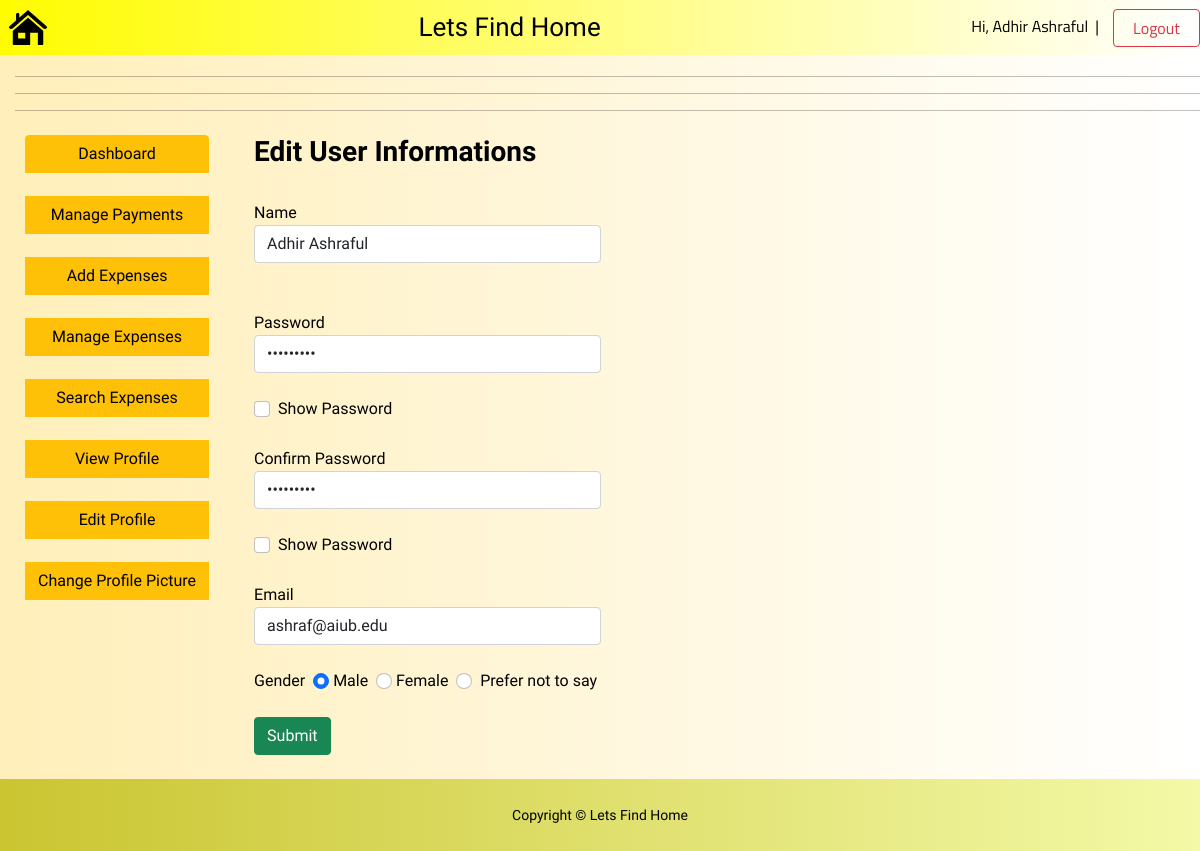
Screenshot of /Manager/view/edit_profile.php (signed in) with the database file from the repository.
### tables this page shows
CREATE TABLE `manager` (
  `Name` varchar(40) NOT NULL,
  `Email` varchar(40) NOT NULL,
  `NID` varchar(20) NOT NULL,
  `Gender` varchar(10) NOT NULL,
  `Password` varchar(20) NOT NULL,
  `Degree` varchar(200) NOT NULL,
  `Image` varchar(100) NOT NULL
);

### Manager/model/model.php (called while the page is built, shortened)
<?php
    function getUserInfo($data){
        $conn = db_conn();
        $selectQuery = "SELECT * FROM `manager` where NID = ?";
        try {
            $stmt = $conn->prepare($selectQuery);
            $stmt->execute([$data["NID"]]);
        } catch (PDOException $e) {
            echo $e->getMessage();
        }
        $row = $stmt->fetch(PDO::FETCH_ASSOC);
        if (!empty($row)) {
            return $row;
        }
    }

### Manager/controller/getaccountantData.php (called while the page is built, shortened)
<?php
include_once '../model/model.php';
class getDataFromFile{
    function checkFromFiles($data){
        return getUserInfo($data);
    }
}
?>

### Manager/view/edit_profile.php (the view, shortened to what this page needs)
<?php
if (isset($_SESSION["NID"])) {
    $NID = $_SESSION["NID"];
    $data = array(
        'NID' => $NID
    );
    require_once '../controller/getaccountantData.php';
}
?>
<?php
include 'header.php';
?>
<html>
<head>
    <link href="https://cdn.jsdelivr.net/npm/bootstrap@5.1.3/dist/css/bootstrap.min.css" rel="stylesheet">
    <link rel="stylesheet" href="../css/dashboard_styles.css">
</head>
<body class="bd">
    <br>
    <legend style="padding-left:15px; font-family: 'Overpass', sans-serif;"> Account Account
        <hr>
        <hr>
        <hr>
    </legend>
    <div style="display:flex">
        <div>
            <?php include 'menu.php'; ?>
        </div>
        <div style="display:inline-block; padding-left:45px">
            <h3 style="font-family: 'Archivo Narrow', sans-serif;"><b>Edit User Informations</b></h3><br>
            <div class="form-group">
                <form method="POST" action="<?php echo htmlspecialchars($_SERVER["PHP_SELF"]); ?>" enctype="multipart/form-data" onsubmit="return edit_profile_validate()">
                    <label>Name</label><br>
                    <input type="text" name="name" id="name" placeholder="Full Name" class="form-control" onkeyup="return name_verify()" onblur="return name_verify()" value="<?php echo $Full_Name; ?>"><br><br>
                    <label>Password</label><br>
                    <input type="password" name="pass" id="pass" placeholder="Password" class="form-control" onkeyup="return passVerify()" onblur="return passVerify()" value="<?php echo $Password; ?>"><br>
                    <div class="form-check">
                        <input type="checkbox" class="form-check-input" onclick="myFunction()"><label class="form-check-label" for="flexCheckChecked">Show Password</label><br><br>
                    </div>
                    <label>Confirm Password</label><br>
                    <input type="password" name="c_pass" id="c_pass" class="form-control" onkeyup="return cpassVerify()" onblur="return cpassVerify()" placeholder="Confirm Password" value="<?php echo $Password; ?>"><br>
                    <div class="form-check">
                        <input type="checkbox" class="form-check-input" onclick="myFunction1()"><label class="form-check-label" for="flexCheckChecked">Show Password</label><br><br>
                    </div>
                    <label>Email</label><br>
                    <input type="text" name="email" id="email" placeholder="Email" class="form-control" onkeyup="return emailVerify()" onblur="return emailVerify()" value="<?php echo $Email; ?>"><br>
                    <label>Gender</label>&nbsp;
                    <input type="radio" id="gender" class="form-check-input" name="gender" value="Male" <?php if ($Gender == "Male") {
                                                                                                            echo "checked";
                                                                                                        } ?>><label class="form-check-label" for="flexRadioDefault2">&nbsp;Male</label>&nbsp;
                    <input type="radio" id="gender" class="form-check-input" name="gender" value="Female" <?php if ($Gender == "Female") {
                                                                                                                echo "checked";
                                                                                                            } ?>> <label class="form-check-label" for="flexRadioDefault2"> Female</label>&nbsp;
                    <input type="radio" id="gender" class="form-check-input" name="gender" value="Prefer not to Say" <?php if ($Gender == "Prefer not to Say") {
                                                                                                                            echo "checked";
                                                                                                                        } ?>><label class="form-check-label" for="flexRadioDefault2">&nbsp; Prefer not to say</label>&nbsp;<br><br>
                    <input type="submit" name="edit" value="Submit" class="btn btn-success"><br>
                </form>
            </div>
        </div>
    </div><br>
    <?php
    include 'footer.php';
    ?>
</body>
</html>

### Manager/view/header.php (shortened to what this page needs)
<?php
$Full_Name=$Email=$Gender=$Password=$Image="";
if(isset($_SESSION["NID"])){
    $NID=$_SESSION["NID"];
    $data=array(
        'NID'=>$NID
    );
    require_once '../controller/getaccountantData.php';
    $accountant_dashboard=new getDataFromFile($data);
    $manager=$accountant_dashboard->checkFromFiles($data);
    $Full_Name=$manager['Name'];
    $Gender=$manager['Gender'];
    $Email=$manager['Email'];
    $Password=$manager['Password'];
}
?>
<!DOCTYPE html>
<html>
<head>
    <link href="https://cdn.jsdelivr.net/npm/bootstrap@5.1.3/dist/css/bootstrap.min.css" rel="stylesheet">
</head>
<body>
    <nav class="navbar fixed-top navbar-dark bg-info" style="background: linear-gradient(to right, #fffc00, #ffffff);">
        <div>&nbsp;&nbsp;<img class="rounded float-end" src="../images/logo2.png" width="40px" height="35px"></div>
        <div style="font-family: 'Faster One', cursive;font-size:26px">Lets Find Home</div>
        <div style="font-family: 'Titillium Web', sans-serif;"><?php echo "Hi, " . $Full_Name; ?>&nbsp;&nbsp;|&nbsp;&nbsp;&nbsp;
            <a href="log_out.php" style="padding-right:5px" class="btn btn-outline-danger"><span>&nbsp;&nbsp;Logout&nbsp;&nbsp;&nbsp;&nbsp;</span></a>
        </div>
    </nav>
</body>
</html>

### Manager/css/dashboard_styles.css (style rules this page uses)
.bd { font-family: 'Aleo', serif; background: linear-gradient(to right, #ffefba, #ffffff); background-size: cover; background-position: center; height: 100vh; color: #000; }
hr { color: blue; }

### House Owner/css/footer_styles.css (style rules this page uses)
html, body { height: 100%; }
body { background: #007bff; background: linear-gradient(to right, #0062E6, #33AEFF); }

### rows the page displays
manager: Name "Adhir Ashraful", name "Adhir Ashraful", email "ashraf@aiub.edu", Gender "☑"
